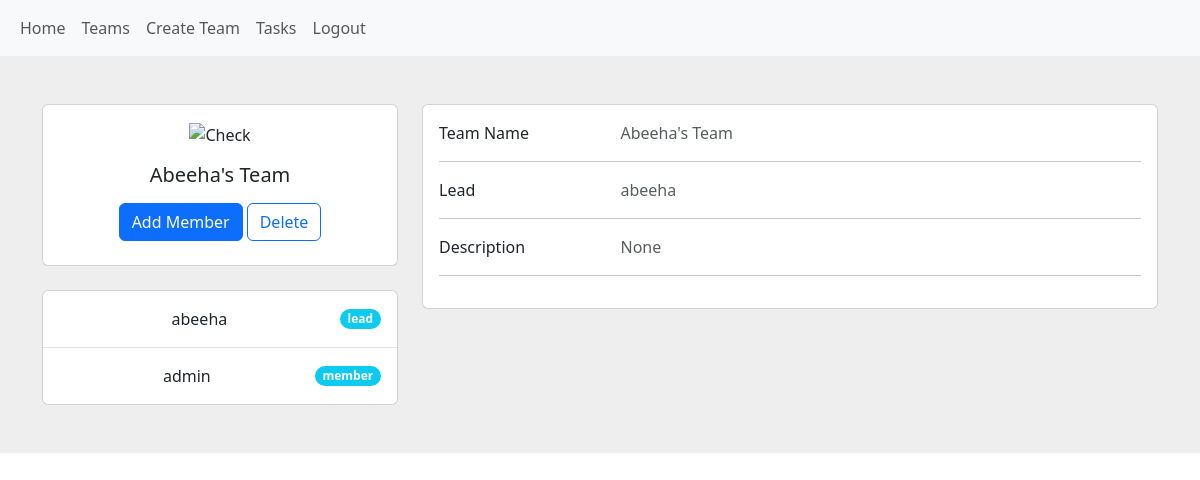
Page /team/3/ (signed in) on the committed database.
### tasks/models.py (models this page shows, shortened)
class Team(models.Model):
    name = models.CharField(max_length=100)
    lead = models.ForeignKey(User, on_delete=models.CASCADE, related_name='lead_teams', null=True, blank=True)
    description = models.CharField(max_length=250, null=True, blank=True)

class TeamMember(models.Model):
    user = models.ForeignKey(User, on_delete=models.CASCADE)
    team = models.ForeignKey(Team, on_delete=models.CASCADE)
    role_choices = [
        ('lead', 'Team Lead'),
        ('member', 'Team Member'),
    ]
    role = models.CharField(max_length=10, choices=role_choices, default='member')

### tasks/views.py (the view)
# urls.py: path('team/<int:pk>/', TeamDetailView.as_view(), name='team_details'),
class TeamDetailView(LoginRequiredMixin, DetailView):
    model = Team
    template_name = 'team_details.html'
    context_object_name = 'team'
    def get_context_data(self, **kwargs):
        context = super().get_context_data(**kwargs)
        team = self.get_object()
        members = TeamMember.objects.filter(team=team)
        context['members'] = members
        return context

### templates/team_details.html (shortened to what this page needs)
{% extends 'base.html' %}
{% block content %}
<section style="background-color: #eee;">
    <div class="container py-5">
      <div class="row">
        <div class="col-lg-4">
          <div class="card mb-4">
            <div class="card-body text-center">
                <img src="https://mdbcdn.b-cdn.net/img/Photos/new-templates/bootstrap-todo-list/check1.webp"alt="Check" width="60">
              <h5 class="my-3">{{ team.name }}</h5>
              <div class="d-flex justify-content-center mb-2">
                <a href="{% url 'add_member_to_team' team_id=team.id %}" class="btn btn-primary">Add Member</a>
                {% if user == team.lead %}
                    <form method="post" action="{% url 'delete_team' team_id=team.id %}">
                        <button type="submit" class="btn btn-outline-primary ms-1">Delete</button>
                    </form>
                {% endif %}
              </div>
            </div>
          </div>
          <div class="card mb-4 mb-lg-0">
            <div class="card-body p-0">
              <ul class="list-group list-group-flush rounded-3">
                {% for member in members %}
                <li class="list-group-item d-flex justify-content-between align-items-center p-3">
                  <p class="mb-0">{{ member.user.username }}</p>
                  <span class="badge bg-info rounded-pill">{{ member.role }}</span>
                </li>
                {% endfor %}
              </ul>
            </div>
          </div>
        </div>
        <div class="col-lg-8">
          <div class="card mb-4">
            <div class="card-body">
              <div class="row">
                <div class="col-sm-3">
                  <p class="mb-0">Team Name</p>
                </div>
                <div class="col-sm-9">
                  <p class="text-muted mb-0">{{ team.name }}</p>
                </div>
              </div>
              <hr>
              <div class="row">
                <div class="col-sm-3">
                  <p class="mb-0">Lead</p>
                </div>
                <div class="col-sm-9">
                  <p class="text-muted mb-0">{{ team.lead.username }}</p>
                </div>
              </div>
              <hr>
              <div class="row">
                <div class="col-sm-3">
                  <p class="mb-0">Description</p>
                </div>
                <div class="col-sm-9">
                  <p class="text-muted mb-0">{{ team.description }}</p>
                </div>
              </div>
              <hr>
            </div>
          </div>
      </div>
    </div>
  </section>
  {% endblock %}

### rows in the picture
Team: name "Abeeha's Team", lead.username "abeeha", description "None"
TeamMember: user.username "abeeha", role "lead"
TeamMember: user.username "admin", role "member"
